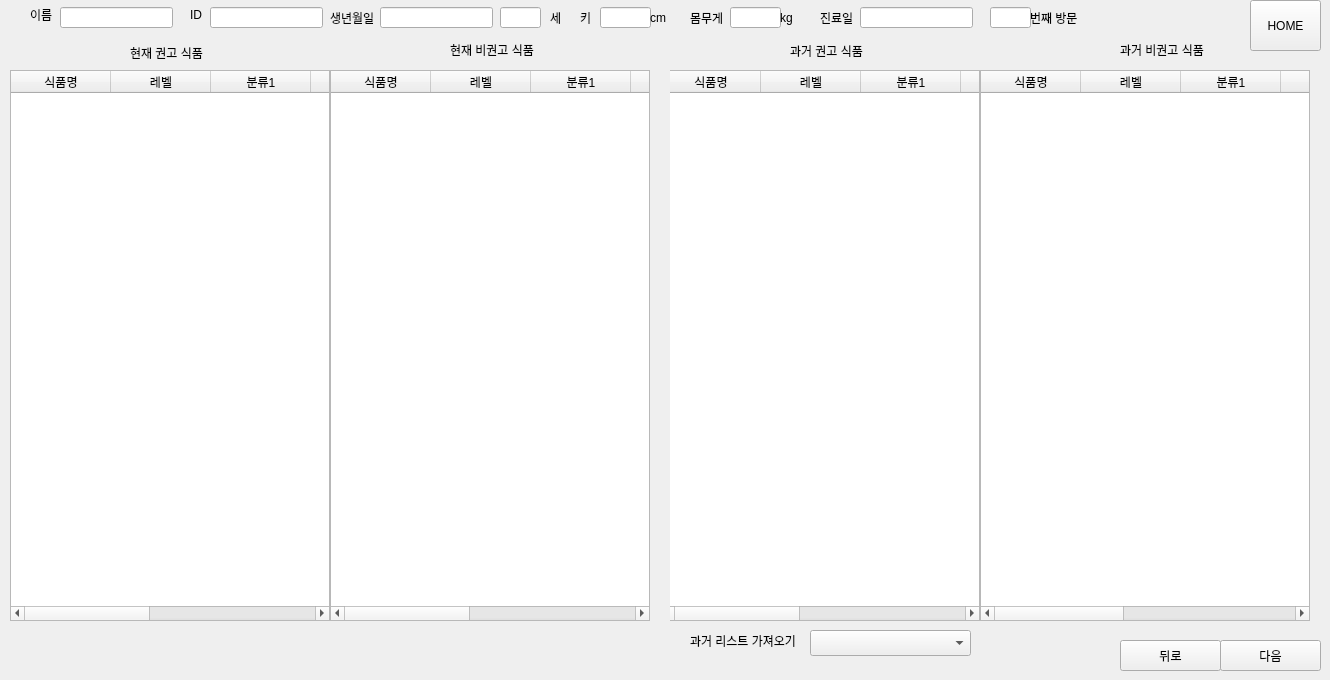
      <widget class="QWidget" name="page_10">
       <widget class="QPushButton" name="btn_home_10">
        <property name="geometry">
         <rect>
          <x>1250</x>
          <y>0</y>
          <width>71</width>
          <height>51</height>
         </rect>
        </property>
        <property name="text">
         <string>HOME</string>
        </property>
       </widget>
       <widget class="QWidget" name="widget_51" native="true">
        <property name="geometry">
         <rect>
          <x>0</x>
          <y>-3</y>
          <width>1191</width>
          <height>41</height>
         </rect>
        </property>
        <widget class="QLineEdit" name="lineEdit_name_10">
         <property name="geometry">
          <rect>
           <x>60</x>
           <y>10</y>
           <width>113</width>
           <height>21</height>
          </rect>
         </property>
         <property name="readOnly">
          <bool>true</bool>
         </property>
        </widget>
        <widget class="QLabel" name="label_54">
         <property name="geometry">
          <rect>
           <x>30</x>
           <y>10</y>
           <width>60</width>
           <height>16</height>
          </rect>
         </property>
         <property name="text">
          <string>이름</string>
         </property>
        </widget>
        <widget class="QLabel" name="label_55">
         <property name="geometry">
          <rect>
           <x>190</x>
           <y>10</y>
           <width>60</width>
           <height>16</height>
          </rect>
         </property>
         <property name="text">
          <string>ID</string>
         </property>
        </widget>
        <widget class="QLineEdit" name="lineEdit_ID_10">
         <property name="geometry">
          <rect>
           <x>210</x>
           <y>10</y>
           <width>113</width>
           <height>21</height>
          </rect>
         </property>
         <property name="readOnly">
          <bool>true</bool>
         </property>
        </widget>
        <widget class="QLabel" name="label_58">
         <property name="geometry">
          <rect>
           <x>330</x>
           <y>10</y>
           <width>60</width>
           <height>21</height>
          </rect>
         </property>
         <property name="text">
          <string>생년월일 </string>
         </property>
        </widget>
        <widget class="QLineEdit" name="lineEdit_age_10">
         <property name="geometry">
          <rect>
           <x>500</x>
           <y>10</y>
           <width>41</width>
           <height>21</height>
          </rect>
         </property>
         <property name="readOnly">
          <bool>true</bool>
         </property>
        </widget>
        <widget class="QLineEdit" name="lineEdit_weight_10">
         <property name="geometry">
          <rect>
           <x>730</x>
           <y>10</y>
           <width>51</width>
           <height>21</height>
          </rect>
         </property>
         <property name="readOnly">
          <bool>true</bool>
         </property>
        </widget>
        <widget class="QLabel" name="label_59">
         <property name="geometry">
          <rect>
           <x>820</x>
           <y>10</y>
           <width>41</width>
           <height>21</height>
          </rect>
         </property>
         <property name="text">
          <string>진료일</string>
         </property>
        </widget>
        <widget class="QLabel" name="label_60">
         <property name="geometry">
          <rect>
           <x>1030</x>
           <y>10</y>
           <width>60</width>
           <height>21</height>
          </rect>
         </property>
         <property name="text">
          <string>번째 방문</string>
         </property>
        </widget>
        <widget class="QLabel" name="label_61">
         <property name="geometry">
          <rect>
           <x>550</x>
           <y>10</y>
           <width>60</width>
           <height>21</height>
          </rect>
         </property>
         <property name="text">
          <string>세</string>
         </property>
        </widget>
        <widget class="QLabel" name="label_62">
         <property name="geometry">
          <rect>
           <x>690</x>
           <y>10</y>
           <width>41</width>
           <height>21</height>
          </rect>
         </property>
         <property name="text">
          <string>몸무게</string>
         </property>
        </widget>
        <widget class="QLabel" name="label_63">
         <property name="geometry">
          <rect>
           <x>580</x>
           <y>10</y>
           <width>16</width>
           <height>21</height>
          </rect>
         </property>
         <property name="text">
          <string>키</string>
         </property>
        </widget>
        <widget class="QLineEdit" name="lineEdit_height_10">
         <property name="geometry">
          <rect>
           <x>600</x>
           <y>10</y>
           <width>51</width>
           <height>21</height>
          </rect>
         </property>
         <property name="readOnly">
          <bool>true</bool>
         </property>
        </widget>
        <widget class="QLineEdit" name="lineEdit_nthVisit_10">
         <property name="geometry">
          <rect>
           <x>990</x>
           <y>10</y>
           <width>41</width>
           <height>21</height>
          </rect>
         </property>
         <property name="readOnly">
          <bool>true</bool>
         </property>
        </widget>
        <widget class="QLineEdit" name="lineEdit_birthdate_10">
         <property name="geometry">
          <rect>
           <x>380</x>
           <y>10</y>
           <width>113</width>
           <height>21</height>
          </rect>
         </property>
         <property name="readOnly">
          <bool>true</bool>
         </property>
        </widget>
        <widget class="QLineEdit" name="lineEdit_lastOfficeVisit_10">
         <property name="geometry">
          <rect>
           <x>860</x>
           <y>10</y>
           <width>113</width>
           <height>21</height>
          </rect>
         </property>
         <property name="readOnly">
          <bool>true</bool>
         </property>
        </widget>
        <widget class="QLabel" name="label_75">
         <property name="geometry">
          <rect>
           <x>650</x>
           <y>10</y>
           <width>21</width>
           <height>21</height>
          </rect>
         </property>
         <property name="text">
          <string>cm</string>
         </property>
        </widget>
        <widget class="QLabel" name="label_189">
         <property name="geometry">
          <rect>
           <x>780</x>
           <y>10</y>
           <width>21</width>
           <height>21</height>
          </rect>
         </property>
         <property name="text">
          <string>kg</string>
         </property>
        </widget>
       </widget>
       <widget class="QWidget" name="widget_4" native="true">
        <property name="geometry">
         <rect>
          <x>0</x>
          <y>40</y>
          <width>721</width>
          <height>611</height>
         </rect>
        </property>
        <widget class="QTableWidget" name="tableWidget_current_rec_ing_10">
         <property name="geometry">
          <rect>
           <x>10</x>
           <y>30</y>
           <width>320</width>
           <height>551</height>
          </rect>
         </property>
         <column>
          <property name="text">
           <string>식품명</string>
          </property>
         </column>
         <column>
          <property name="text">
           <string>레벨</string>
          </property>
         </column>
         <column>
          <property name="text">
           <string>분류1</string>
          </property>
         </column>
         <column>
          <property name="text">
           <string>분류2</string>
          </property>
         </column>
         <column>
          <property name="text">
           <string>분류3</string>
          </property>
         </column>
         <column>
          <property name="text">
           <string>분류4</string>
          </property>
         </column>
         <column>
          <property name="text">
           <string>분류5</string>
          </property>
         </column>
        </widget>
        <widget class="QLabel" name="label_64">
         <property name="geometry">
          <rect>
           <x>130</x>
           <y>5</y>
           <width>91</width>
           <height>16</height>
          </rect>
         </property>
         <property name="text">
          <string>현재 권고 식품</string>
         </property>
        </widget>
        <widget class="QLabel" name="label_65">
         <property name="geometry">
          <rect>
           <x>450</x>
           <y>0</y>
           <width>91</width>
           <height>20</height>
          </rect>
         </property>
         <property name="text">
          <string>현재 비권고 식품</string>
         </property>
        </widget>
        <widget class="QTableWidget" name="tableWidget_current_unrec_ing_10">
         <property name="geometry">
          <rect>
           <x>330</x>
           <y>30</y>
           <width>320</width>
           <height>551</height>
          </rect>
         </property>
         <column>
          <property name="text">
           <string>식품명</string>
          </property>
         </column>
         <column>
          <property name="text">
           <string>레벨</string>
          </property>
         </column>
         <column>
          <property name="text">
           <string>분류1</string>
          </property>
         </column>
         <column>
          <property name="text">
           <string>분류2</string>
          </property>
         </column>
         <column>
          <property name="text">
           <string>분류3</string>
          </property>
         </column>
         <column>
          <property name="text">
           <string>분류4</string>
          </property>
         </column>
         <column>
          <property name="text">
           <string>분류5</string>
          </property>
         </column>
        </widget>
       </widget>
       <widget class="QWidget" name="widget_11" native="true">
        <property name="geometry">
         <rect>
          <x>670</x>
          <y>40</y>
          <width>651</width>
          <height>631</height>
         </rect>
        </property>
        <widget class="QLabel" name="label_66">
         <property name="geometry">
          <rect>
           <x>120</x>
           <y>0</y>
           <width>91</width>
           <height>21</height>
          </rect>
         </property>
         <property name="text">
          <string>과거 권고 식품</string>
         </property>
        </widget>
        <widget class="QLabel" name="label_67">
         <property name="geometry">
          <rect>
           <x>450</x>
           <y>0</y>
           <width>91</width>
           <height>20</height>
          </rect>
         </property>
         <property name="text">
          <string>과거 비권고 식품</string>
         </property>
        </widget>
        <widget class="QTableWidget" name="tableWidget_past_rec_ing_10">
         <property name="geometry">
          <rect>
           <x>-10</x>
           <y>30</y>
           <width>320</width>
           <height>551</height>
          </rect>
         </property>
         <column>
          <property name="text">
           <string>식품명</string>
          </property>
         </column>
         <column>
          <property name="text">
           <string>레벨</string>
          </property>
         </column>
         <column>
          <property name="text">
           <string>분류1</string>
          </property>
         </column>
         <column>
          <property name="text">
           <string>분류2</string>
          </property>
         </column>
         <column>
          <property name="text">
           <string>분류3</string>
          </property>
         </column>
         <column>
          <property name="text">
           <string>분류4</string>
          </property>
         </column>
         <column>
          <property name="text">
           <string>분류5</string>
          </property>
         </column>
        </widget>
        <widget class="QTableWidget" name="tableWidget_past_unrec_ing_10">
         <property name="geometry">
          <rect>
           <x>310</x>
           <y>30</y>
           <width>330</width>
           <height>551</height>
          </rect>
         </property>
         <column>
          <property name="text">
           <string>식품명</string>
          </property>
         </column>
         <column>
          <property name="text">
           <string>레벨</string>
          </property>
         </column>
         <column>
          <property name="text">
           <string>분류1</string>
          </property>
         </column>
         <column>
          <property name="text">
           <string>분류2</string>
          </property>
         </column>
         <column>
          <property name="text">
           <string>분류3</string>
          </property>
         </column>
         <column>
          <property name="text">
           <string>분류4</string>
          </property>
         </column>
         <column>
          <property name="text">
           <string>분류5</string>
          </property>
         </column>
        </widget>
        <widget class="QComboBox" name="comboBox_past_list_10">
         <property name="geometry">
          <rect>
           <x>140</x>
           <y>590</y>
           <width>161</width>
           <height>26</height>
          </rect>
         </property>
        </widget>
        <widget class="QLabel" name="label_68">
         <property name="geometry">
          <rect>
           <x>20</x>
           <y>590</y>
           <width>111</width>
           <height>21</height>
          </rect>
         </property>
         <property name="text">
          <string>과거 리스트 가져오기</string>
         </property>
        </widget>
        <widget class="QWidget" name="widget_52" native="true">
         <property name="geometry">
          <rect>
           <x>350</x>
           <y>580</y>
           <width>301</width>
           <height>51</height>
          </rect>
         </property>
         <widget class="QPushButton" name="btn_back_10">
          <property name="geometry">
           <rect>
            <x>100</x>
            <y>20</y>
            <width>101</width>
            <height>31</height>
           </rect>
          </property>
          <property name="text">
           <string>뒤로</string>
          </property>
         </widget>
         <widget class="QPushButton" name="btn_next_10">
          <property name="geometry">
           <rect>
            <x>200</x>
            <y>20</y>
            <width>101</width>
            <height>31</height>
           </rect>
          </property>
          <property name="text">
           <string>다음</string>
          </property>
         </widget>
        </widget>
       </widget>
      </widget>
